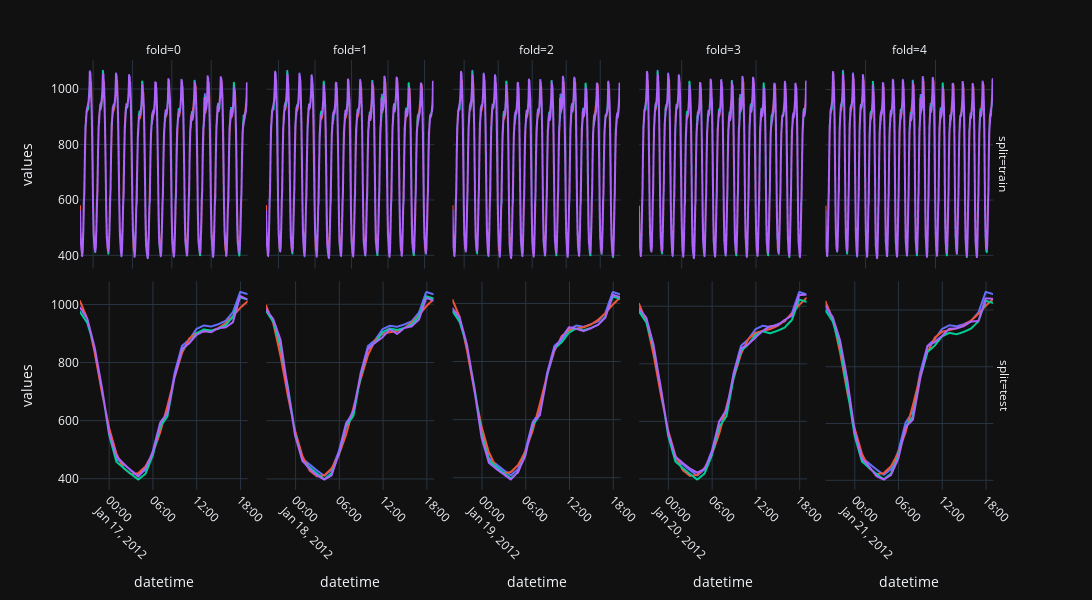

Notebook source saved alongside this figure:
### Code cell
import plotly.express as px

fig = px.line(
    df,
    x="datetime",
    y="values",
    color="model",
    facet_col="fold",
    facet_row="split",
    category_orders={"split": ["train", "test"]},
    height=600,
    width=1200,
)

fig.update_yaxes(matches=None)
fig.update_xaxes(matches=None, tickangle=45)
